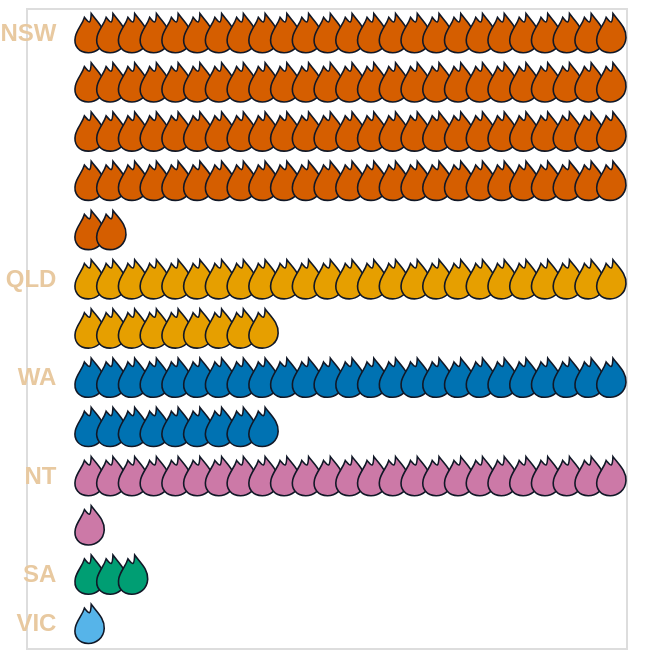

The specification (Vega-Lite) saved for this image:
### Vega-Lite specification from a JSON file in a GitHub repository (floating-point values rounded to 4 significant figures)
{"$schema": "https://vega.github.io/schema/vega-lite/v5.json", "width": "container", "height": 320, "padding": {"left": 0, "right": 8, "top": 4, "bottom": 4}, "params": [{"name": "hoveredState", "value": ""}], "data": {"sequence": {"start": 0, "stop": 200, "as": "i"}}, "transform": [{"calculate": "datum.i < 102 ? 'NSW' : datum.i < 136 ? 'QLD' : datum.i < 170 ? 'WA' : datum.i < 196 ? 'NT' : datum.i < 199 ? 'SA' : 'VIC'", "as": "state"}, {"calculate": "datum.i < 102 ? datum.i : datum.i < 136 ? datum.i - 102 : datum.i < 170 ? datum.i - 136 : datum.i < 196 ? datum.i - 170 : datum.i < 199 ? datum.i - 196 : datum.i - 199", "as": "pos_in_state"}, {"calculate": "datum.pos_in_state % 25", "as": "col"}, {"calculate": "floor(datum.pos_in_state / 25)", "as": "sub_row"}, {"calculate": "datum.state === 'NSW' ? 0 : datum.state === 'QLD' ? 5 : datum.state === 'WA' ? 7 : datum.state === 'NT' ? 9 : datum.state === 'SA' ? 11 : 12", "as": "state_offset"}, {"calculate": "datum.state_offset + datum.sub_row", "as": "y"}, {"calculate": "datum.state === 'NSW' ? '101,569 detections · 51%' : datum.state === 'QLD' ? '34,158 detections · 17%' : datum.state === 'WA' ? '33,964 detections · 17%' : datum.state === 'NT' ? '26,037 detections · 13%' : datum.state === 'SA' ? '2,834 detections · 1.4%' : '845 detections · 0.4%'", "as": "detail"}, {"calculate": "datum.state === 'NSW' ? 102 : datum.state === 'QLD' ? 34 : datum.state === 'WA' ? 34 : datum.state === 'NT' ? 26 : datum.state === 'SA' ? 3 : 1", "as": "state_flames"}], "layer": [{"mark": {"type": "point", "shape": "M0,-1.35 C0.42,-0.78 0.96,-0.34 0.92,0.36 C0.88,1.05 0.34,1.42 -0.2,1.42 C-0.88,1.42 -1.26,0.92 -1.12,0.28 C-1.0,-0.24 -0.62,-0.58 -0.48,-1.08 C-0.2,-0.76 -0.04,-0.44 0,-1.35 Z", "filled": true, "size": 200, "stroke": "#111827", "strokeWidth": 0.8}, "encoding": {"x": {"field": "col", "type": "quantitative", "scale": {"domain": [-3, 24.6]}, "axis": null}, "y": {"field": "y", "type": "quantitative", "scale": {"domain": [-0.5, 12.5], "reverse": true}, "axis": null}, "color": {"field": "state", "type": "nominal", "scale": {"domain": ["NSW", "QLD", "WA", "NT", "SA", "VIC"], "range": ["#D55E00", "#E69F00", "#0072B2", "#CC79A7", "#009E73", "#56B4E9"]}, "legend": null}, "opacity": {"condition": [{"test": "hoveredState !== '' && datum.state === hoveredState", "value": 1}, {"test": "hoveredState !== ''", "value": 0.12}], "value": 1}, "tooltip": [{"field": "state", "title": "State"}, {"field": "state_flames", "title": "Flames (~1k each)"}, {"field": "detail", "title": "Total"}]}}, {"data": {"values": [{"state": "NSW", "y": 0, "lbl_x": -1.6}, {"state": "QLD", "y": 5, "lbl_x": -1.6}, {"state": "WA", "y": 7, "lbl_x": -1.6}, {"state": "NT", "y": 9, "lbl_x": -1.6}, {"state": "SA", "y": 11, "lbl_x": -1.6}, {"state": "VIC", "y": 12, "lbl_x": -1.6}]}, "mark": {"type": "text", "align": "right", "baseline": "middle", "fontFamily": "-apple-system, BlinkMacSystemFont, 'Segoe UI', sans-serif", "fontSize": 12, "fontWeight": "bold", "color": "#e8c9a0"}, "encoding": {"text": {"field": "state"}, "x": {"field": "lbl_x", "type": "quantitative", "scale": {"domain": [-3, 24.6]}, "axis": null}, "y": {"field": "y", "type": "quantitative", "scale": {"domain": [-0.5, 12.5], "reverse": true}, "axis": null}, "opacity": {"condition": [{"test": "hoveredState !== '' && datum.state === hoveredState", "value": 1}, {"test": "hoveredState !== ''", "value": 0.3}], "value": 1}}}]}
